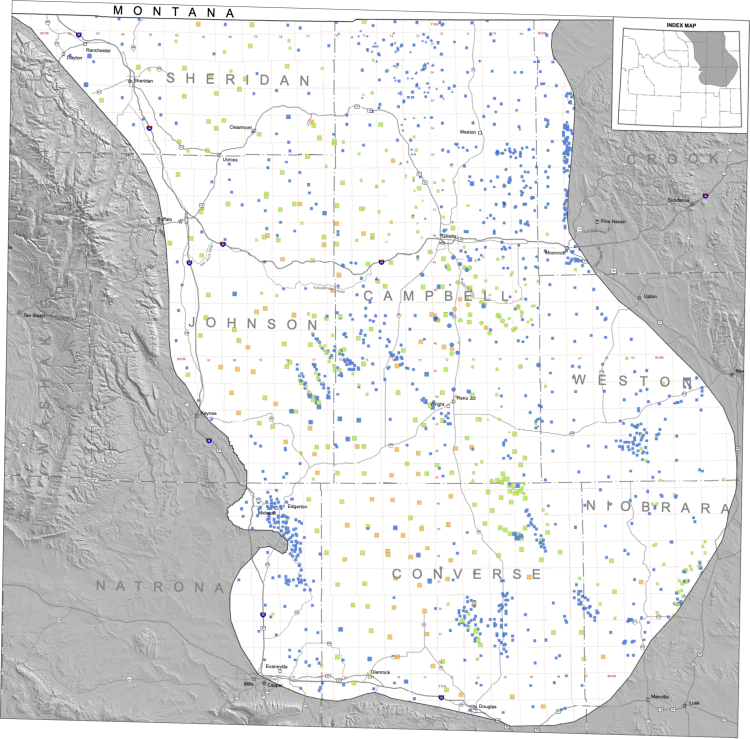
#> input picture data/ref/prb_bht.webp, 3000 x 2953 px (shown at 1/4 size)
$ python -i deskew.py   (imports and definitions only)
#> lines starting #> are read from the running program, lines starting #| are printed output that depends on the picture
#> further down, picture is the input picture: PIL image 3000x2953 RGBA; mean R, G, B, A 210.8, 211.2, 211.2, 244.2
import sys, os, glob
import numpy as np
from PIL import Image
from multiprocessing import Pool
Image.MAX_IMAGE_PIXELS = None
src, out = sys.argv[1], sys.argv[2]
# [1 line not run here, left out]
ANGLES = np.arange(-8.0, 8.01, 0.25)


def best_angle(im):
    w, h = im.size
#> w = 3000; h = 2953
    s = im.convert('L').resize((w // 4, h // 4), Image.BILINEAR)
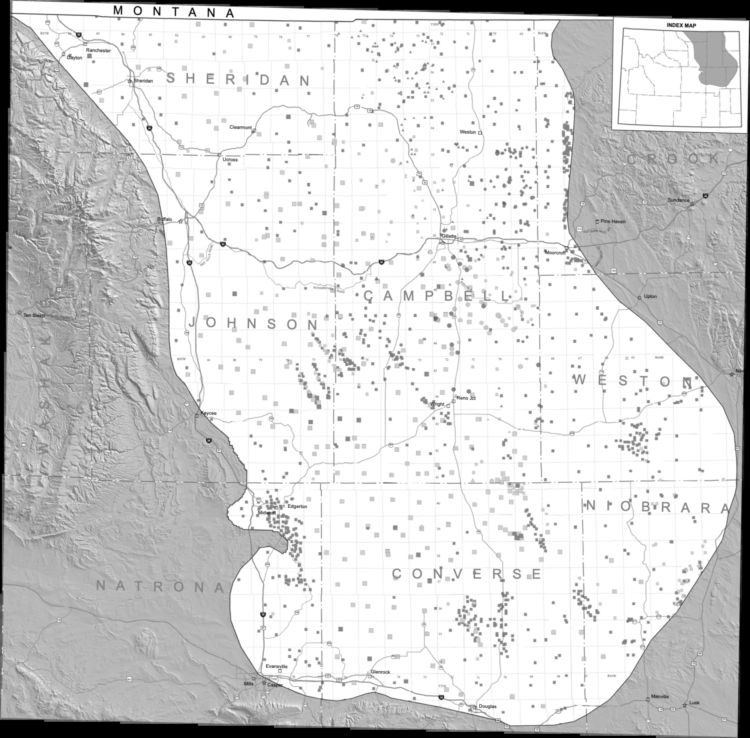
#> s: PIL image 750x738 L; min 0, max 255, mean 211.1
    best, ba = -1, 0.0
    scores = []
    for a in ANGLES:
        r = s.rotate(float(a), resample=Image.BILINEAR, fillcolor=255)
        ink = 255 - np.asarray(r, dtype=np.float32)
        rows = ink.sum(axis=1)
        v = float(np.var(rows))
        scores.append(v)
        if v > best:
            best, ba = v, float(a)
#> this loop made 65 passes
#> (v, best, ba) on passes 1 to 12: (46708648, 46708648, -8), (48890032, 48890032, -7.75), (51265136, 51265136, -7.5), (53803540, 53803540, -7.25), (56514760, 56514760, -7), (59383320, 59383320, -6.75), (62633900, 62633900, -6.5), (66125928, 66125928, -6.25), (70087112, 70087112, -6), (74411656, 74411656, -5.75), (79067656, 79067656, -5.5), (84060904, 84060904, -5.25)
#> v on passes 34 to 39: 490398176, 469977664, 448377408, 430046432, 406488448, 375860672
#> pass 1, in best_angle, `r = s.rotate(float(a), resample=Image.BILINEAR, fillcolor=255)`:
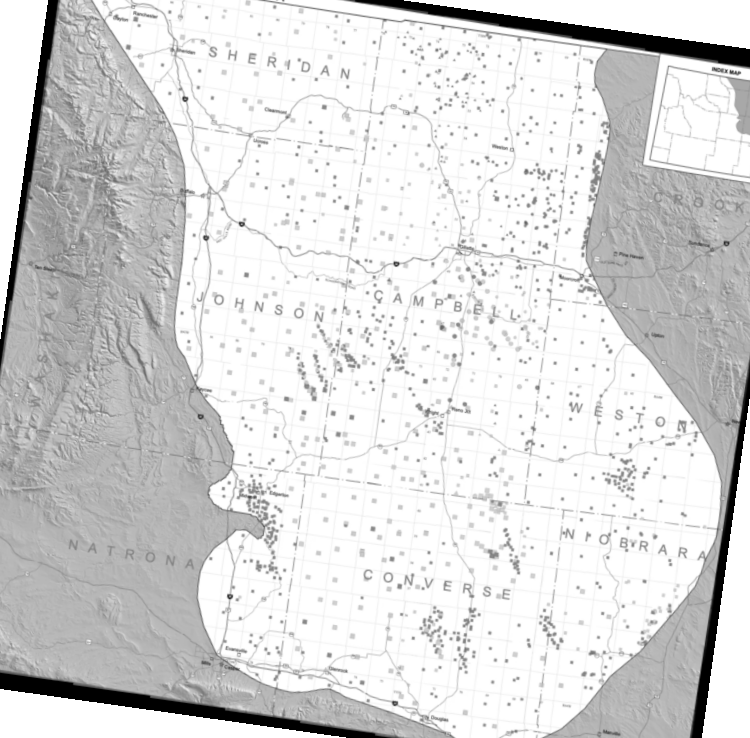
#> r: PIL image 750x738 L; min 0, max 255, mean 216.7
#> pass 1, in best_angle, `ink = 255 - np.asarray(r, dtype=np.float32)`:
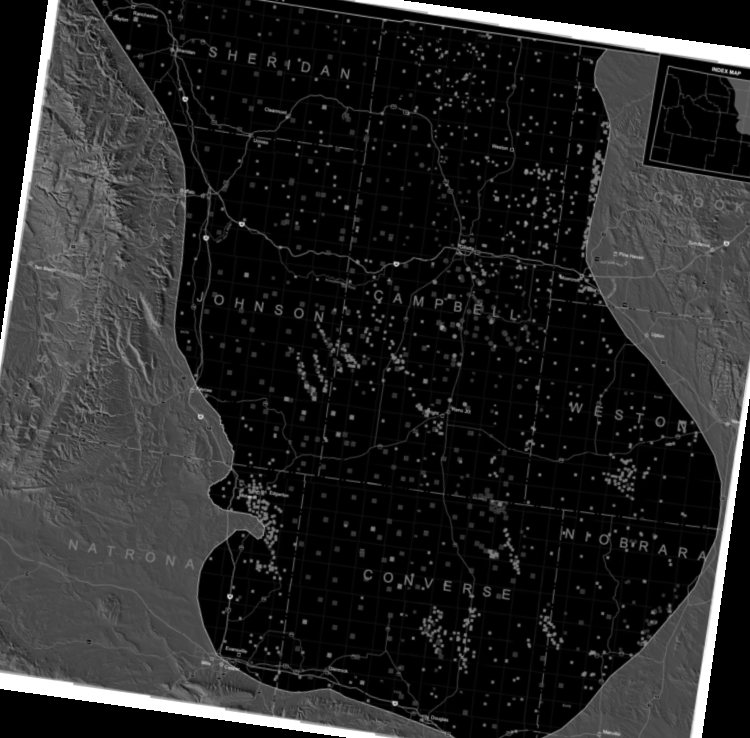
#> ink: shape (738, 750) float32; min 0, max 255, mean 38.3
#> pass 2, in best_angle, `r = s.rotate(float(a), resample=Image.BILINEAR, fillcolor=255)`:
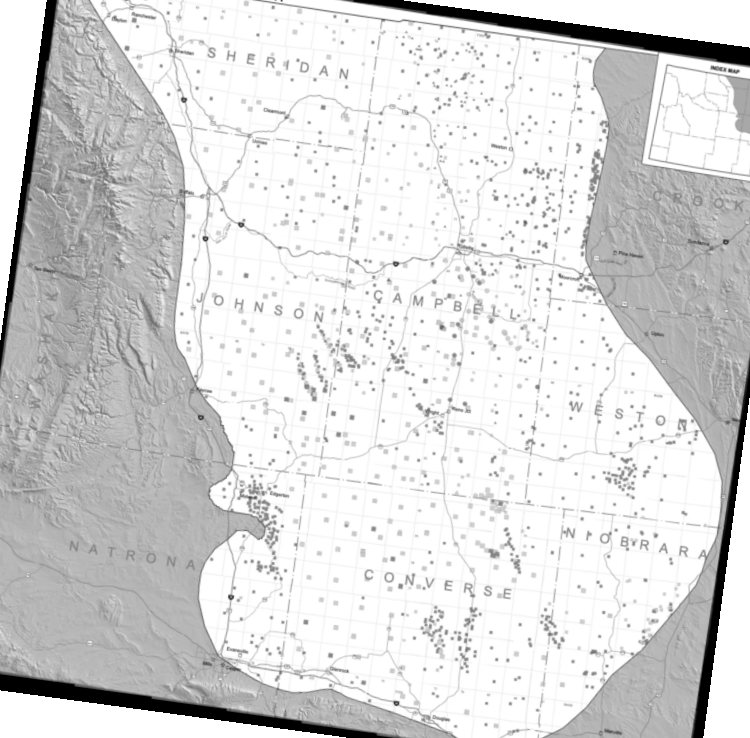
#> r: PIL image 750x738 L; min 0, max 255, mean 216.6
#> pass 2, in best_angle, `ink = 255 - np.asarray(r, dtype=np.float32)`:
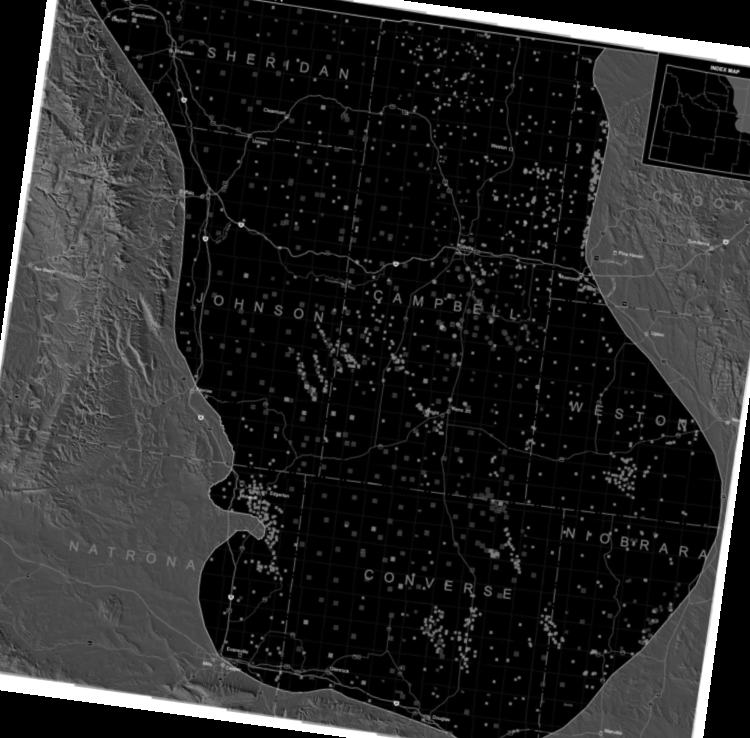
#> ink: shape (738, 750) float32; min 0, max 255, mean 38.4
#> after the loop, ba = 0; best = 514215168; scores = 65 values, max 514215168 at index 32, min 46708648 at index 0, mean 166447248.5
    # refine around best
    for a in np.arange(ba - 0.25, ba + 0.26, 0.05):
        r = s.rotate(float(a), resample=Image.BILINEAR, fillcolor=255)
        v = float(np.var((255 - np.asarray(r, dtype=np.float32)).sum(axis=1)))
        if v > best:
            best, ba = v, float(a)
#> this loop made 11 passes
#> (v, best, ba) on pass 7: (517597152, 517597152, 0.05)
#> v on passes 1 to 6: 442141792, 456360608, 466333760, 484960768, 508411584, 514215168
#> pass 1, in best_angle, `r = s.rotate(float(a), resample=Image.BILINEAR, fillcolor=255)`:
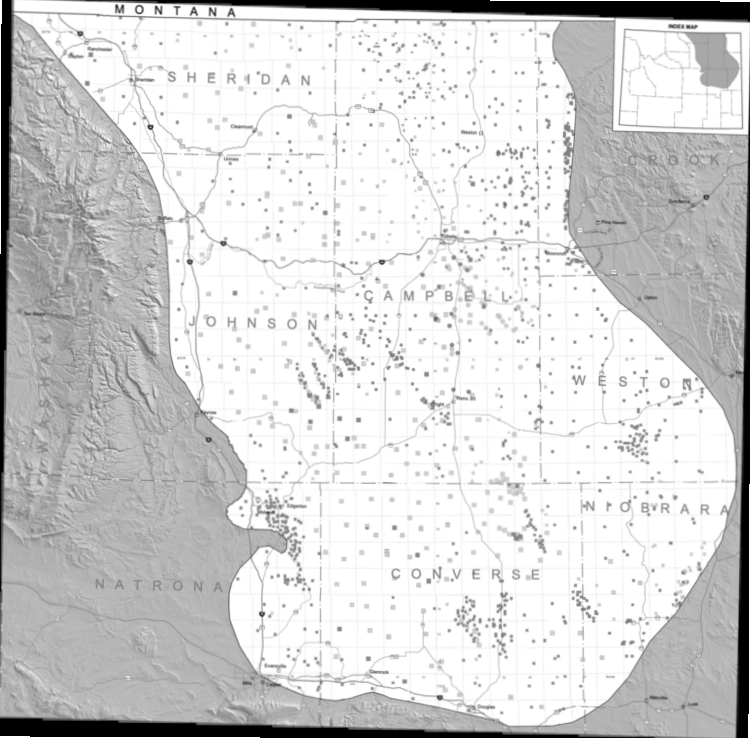
#> r: PIL image 750x738 L; min 0, max 255, mean 211.2
#> after the loop, ba = 0.05; best = 517597152
    return ba


def work(base):
    if os.path.exists(f'{out}/{base}_r270.png'):
        return base, None, None
    try:
        a0 = best_angle(Image.open(f'{src}/{base}_r0.png'))
        a90 = best_angle(Image.open(f'{src}/{base}_r90.png'))
        for rot, a in ((0, a0), (180, a0), (90, a90), (270, a90)):
            im = Image.open(f'{src}/{base}_r{rot}.png')
            r = im.rotate(a, resample=Image.BICUBIC, fillcolor=255)
            r.convert('1').save(f'{out}/{base}_r{rot}.png')
        return base, a0, a90
    except Exception as e:
        return base, 'ERR ' + str(e)[:60], None


# [10 lines not run here, left out]

>>> from PIL import Image
>>> picture = Image.open('../../data/ref/prb_bht.webp')
>>> result = best_angle(picture)
#> result = 0.05
